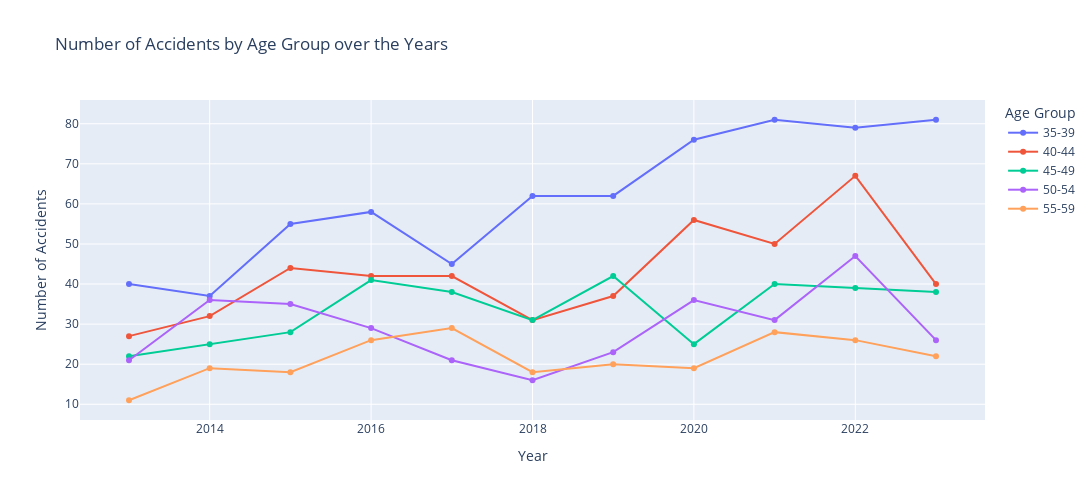

The notebook cell this image was saved under:
### Code cell
import plotly.express as px

# mm_by_year_and_age_group has columns: 
#    accident_year | age_group | count | percentage

fig = px.line(
    mm_by_year_and_age_group[(mm_by_year_and_age_group.accident_year < 2024) & ( mm_by_year_and_age_group.age_group.isin(age_list_b))],
    x='accident_year',
    y='count',             # or use 'percentage' if you want percentages
    color='age_group',     # each age group will be its own line
    markers=True,          # show markers
    title="Number of Accidents by Age Group over the Years",
    labels={
        "accident_year": "Year",
        "count": "Number of Accidents",
        "age_group": "Age Group"
    }
)

fig.update_layout(
    width=1600,
    height=500
)

fig.show()

### Figure 1 — Plotly figure (JSON) as saved in the notebook; plotly's stock layout.template omitted (floating-point values rounded to 4 significant figures)
{"data": [{"hovertemplate": "Age Group=35-39<br>Year=%{x}<br>Number of Accidents=%{y}<extra></extra>", "legendgroup": "35-39", "line": {"color": "#636efa", "dash": "solid"}, "marker": {"symbol": "circle"}, "mode": "lines+markers", "name": "35-39", "orientation": "v", "showlegend": true, "type": "scatter", "x": [2013, 2014, 2015, 2016, 2017, 2018, 2019, 2020, 2021, 2022, 2023], "xaxis": "x", "y": [40, 37, 55, 58, 45, 62, 62, 76, 81, 79, 81], "yaxis": "y"}, {"hovertemplate": "Age Group=40-44<br>Year=%{x}<br>Number of Accidents=%{y}<extra></extra>", "legendgroup": "40-44", "line": {"color": "#EF553B", "dash": "solid"}, "marker": {"symbol": "circle"}, "mode": "lines+markers", "name": "40-44", "orientation": "v", "showlegend": true, "type": "scatter", "x": [2013, 2014, 2015, 2016, 2017, 2018, 2019, 2020, 2021, 2022, 2023], "xaxis": "x", "y": [27, 32, 44, 42, 42, 31, 37, 56, 50, 67, 40], "yaxis": "y"}, {"hovertemplate": "Age Group=45-49<br>Year=%{x}<br>Number of Accidents=%{y}<extra></extra>", "legendgroup": "45-49", "line": {"color": "#00cc96", "dash": "solid"}, "marker": {"symbol": "circle"}, "mode": "lines+markers", "name": "45-49", "orientation": "v", "showlegend": true, "type": "scatter", "x": [2013, 2014, 2015, 2016, 2017, 2018, 2019, 2020, 2021, 2022, 2023], "xaxis": "x", "y": [22, 25, 28, 41, 38, 31, 42, 25, 40, 39, 38], "yaxis": "y"}, {"hovertemplate": "Age Group=50-54<br>Year=%{x}<br>Number of Accidents=%{y}<extra></extra>", "legendgroup": "50-54", "line": {"color": "#ab63fa", "dash": "solid"}, "marker": {"symbol": "circle"}, "mode": "lines+markers", "name": "50-54", "orientation": "v", "showlegend": true, "type": "scatter", "x": [2013, 2014, 2015, 2016, 2017, 2018, 2019, 2020, 2021, 2022, 2023], "xaxis": "x", "y": [21, 36, 35, 29, 21, 16, 23, 36, 31, 47, 26], "yaxis": "y"}, {"hovertemplate": "Age Group=55-59<br>Year=%{x}<br>Number of Accidents=%{y}<extra></extra>", "legendgroup": "55-59", "line": {"color": "#FFA15A", "dash": "solid"}, "marker": {"symbol": "circle"}, "mode": "lines+markers", "name": "55-59", "orientation": "v", "showlegend": true, "type": "scatter", "x": [2013, 2014, 2015, 2016, 2017, 2018, 2019, 2020, 2021, 2022, 2023], "xaxis": "x", "y": [11, 19, 18, 26, 29, 18, 20, 19, 28, 26, 22], "yaxis": "y"}], "layout": {"height": 500, "legend": {"title": {"text": "Age Group"}, "tracegroupgap": 0}, "title": {"text": "Number of Accidents by Age Group over the Years"}, "width": 1600, "xaxis": {"anchor": "y", "domain": [0, 1], "title": {"text": "Year"}}, "yaxis": {"anchor": "x", "domain": [0, 1], "title": {"text": "Number of Accidents"}}}}
